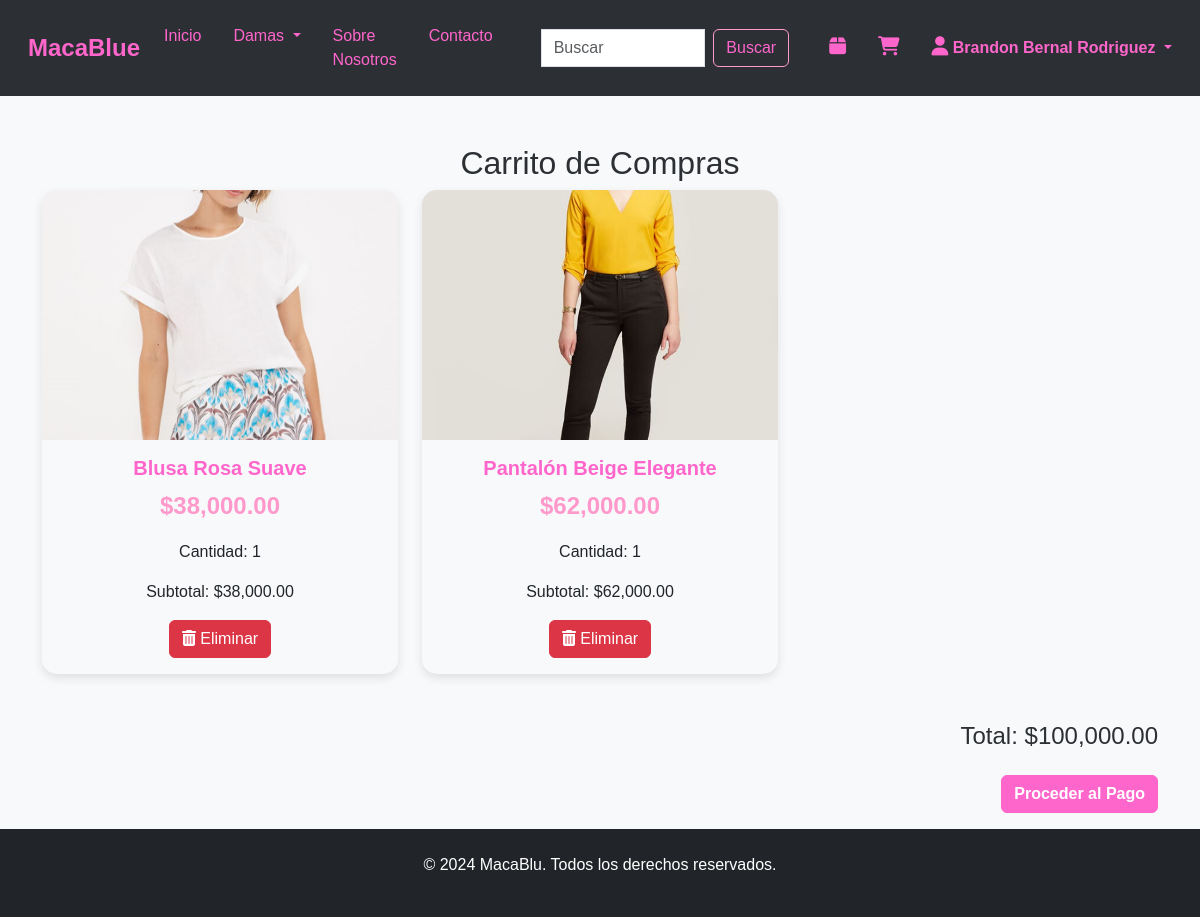
Page /Cliente/view/carrito.php (signed in) on the earlier database version.
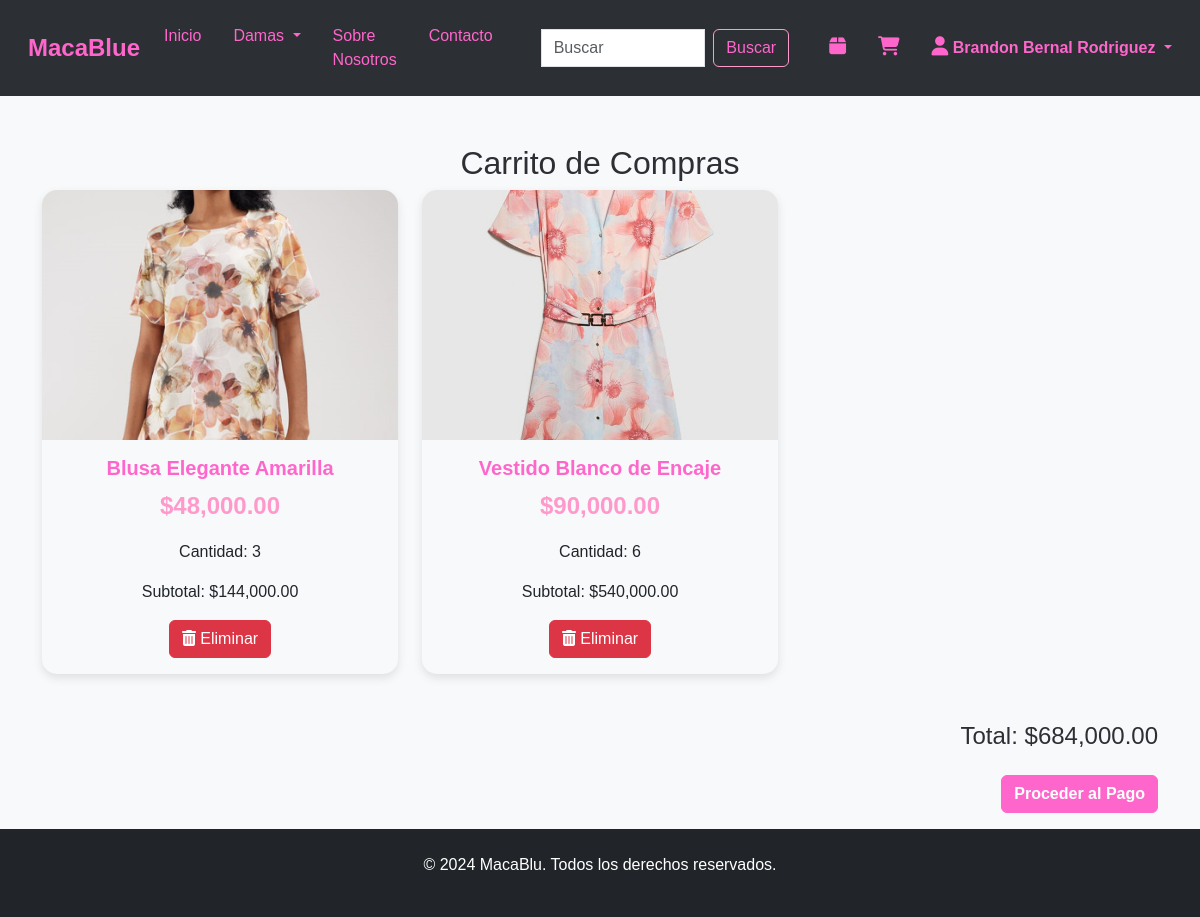
Same page on the later database version.
### tables this page shows
CREATE TABLE `carrito` (
  `carrito_id` int(11) NOT NULL,
  `usuario_id` int(11) NOT NULL,
  `producto_id` int(11) NOT NULL,
  `cantidad` int(11) NOT NULL DEFAULT 1,
  `fecha_agregado` datetime DEFAULT current_timestamp()
);

CREATE TABLE `productos` (
  `producto_id` int(11) NOT NULL,
  `nombreProducto` varchar(255) NOT NULL,
  `categoriaProducto` int(11) DEFAULT NULL,
  `subcategoriaProducto` varchar(255) DEFAULT NULL,
  `precioProducto` decimal(10,2) NOT NULL,
  `stockProducto` int(11) NOT NULL,
  `estadoProducto` enum('Disponible','No disponible') NOT NULL,
  `tallas` varchar(255) DEFAULT NULL,
  `colorProducto` varchar(50) DEFAULT NULL,
  `materialProducto` varchar(50) DEFAULT NULL,
  `descripcionProducto` text DEFAULT NULL,
  `fotosProducto` text DEFAULT NULL
);

### Cliente/Controllers/CategoriaController.php (called while the page is built)
<?php
require_once dirname(__DIR__) . '/config/conexion.php';
class CategoriaController {
    private $conn;
    public function __construct() {
        $conexion = new Conexion();
        $this->conn = $conexion->conectar();
    }
    public function obtenerCategorias() {
        $categorias = [];
        $sql = "SELECT nombreCategoria, subcategorias FROM categorias";
        $result = $this->conn->query($sql);
        if ($result && $result->num_rows > 0) {
            while ($row = $result->fetch_assoc()) {
                $categorias[] = [
                    'nombreCategoria' => $row['nombreCategoria'],
                    'subcategorias' => array_map('trim', explode(',', $row['subcategorias']))
                ];
            }
        }
        return $categorias;
    }
}

### Cliente/config/conexion.php (called while the page is built, shortened)
<?php
class Conexion {
    private $servername = "localhost";
    private $username = "root";
    private $password = "";
    private $dbname = "macablue";
    private static $conexion;
    public function conectar() {
        $this->conn = new mysqli($this->servername, $this->username, $this->password, $this->dbname);
        return $this->conn;
    }
    public static function obtenerConexion() {
        if (!isset(self::$conexion)) {
            $conexion = new self();
            self::$conexion = $conexion->conectar();
        }
        return self::$conexion;
    }
}

### Cliente/Models/CarritoModel.php (called while the page is built, shortened)
<?php
require_once dirname(__DIR__) . '/config/conexion.php';
class CarritoModel {
    private $db;
    public function __construct() {
        $this->db = Conexion::obtenerConexion();
    }
    public function getCartItems($userId) {
        try {
            $sql = "SELECT p.producto_id, p.nombreProducto, p.precioProducto, p.fotosProducto,
                           c.cantidad, c.carrito_id
                    FROM carrito c
                    JOIN productos p ON c.producto_id = p.producto_id
                    WHERE c.usuario_id = ?";
            $stmt = $this->db->prepare($sql);
            $stmt->bind_param("i", $userId);
            $stmt->execute();
            $result = $stmt->get_result();
            return $result->fetch_all(MYSQLI_ASSOC);
        } catch (mysqli_sql_exception $e) {
            error_log("Error en getCartItems: " . $e->getMessage());
            return [];
        }
    }
    public function calculateTotal($cartItems) {
        $total = 0;
        foreach ($cartItems as $item) {
            $total += $item['precioProducto'] * $item['cantidad'];
        }
        return $total;
    }
}
?>

### Cliente/view/carrito.php (the view, shortened to what this page needs)
<?php
require_once dirname(__DIR__) . '/config/conexion.php';
require_once dirname(__DIR__) . '/Models/CarritoModel.php';
require_once dirname(__DIR__) . '/Controllers/CarritoController.php';
$conexion = new Conexion();
$conn = $conexion->conectar();
$carritoModel = new CarritoModel($conn);
$userId = $_SESSION['cliente_id'];
$cartItems = $carritoModel->getCartItems($userId);
$total = $carritoModel->calculateTotal($cartItems);
$base_url = '/MacaBlue/cliente';
?>
<!DOCTYPE html>
<html lang="es">
<head>
    <link rel="stylesheet" href="https://cdnjs.cloudflare.com/ajax/libs/font-awesome/6.5.0/css/all.min.css">
    <link href="https://cdn.jsdelivr.net/npm/bootstrap@5.3.3/dist/css/bootstrap.min.css" rel="stylesheet">
    <link rel="stylesheet" href="<?php echo $base_url; ?>/assets/css/style.css">
    <link rel="stylesheet" href="<?php echo $base_url; ?>/assets/css/nav.css">
</head>
<body>
    <?php include 'nav.php'; ?>
    <div class="container mt-5">
        <h2 class="text-center">Carrito de Compras</h2>
        <div class="row">
            <?php
            if ($cartItems && count($cartItems) > 0) {
                foreach ($cartItems as $item) {
                    echo '<div class="col-md-4 mb-4">';
                    echo '<div class="card product-card">';
                    $foto = !empty($item['fotosProducto'])
                        ? '/MacaBlue/Admin/uploads/' . htmlspecialchars($item['fotosProducto'])
                        : '/MacaBlue/Admin/uploads/default.jpg';
                    echo '<img src="' . $foto . '" class="card-img-top product-img" alt="' . htmlspecialchars($item['nombreProducto']) . '">';
                    echo '<div class="card-body text-center">';
                    echo '<h5 class="card-title">' . htmlspecialchars($item['nombreProducto']) . '</h5>';
                    echo '<p class="price">$' . number_format($item['precioProducto'], 2) . '</p>';
                    echo '<p>Cantidad: ' . htmlspecialchars($item['cantidad']) . '</p>';
                    echo '<p>Subtotal: $' . number_format($item['precioProducto'] * $item['cantidad'], 2) . '</p>';
                    echo '<form action="../Controllers/CarritoController.php?action=eliminarItem" method="post" class="mt-2">';
                    echo '<button type="submit" class="btn btn-danger"><i class="fas fa-trash-alt"></i> Eliminar</button>';
                    echo '</form>';
                    echo '</div>';
                    echo '</div>';
                    echo '</div>';
                }
                echo '<div class="col-12 text-end mt-4">';
                echo '<h4>Total: $' . number_format($total, 2) . '</h4>';
                echo '<a href="pago.php" class="btn btn-primary mt-3 mb-3">Proceder al Pago</a>';
                echo '</div>';
            } else {
                echo '<p class="text-center">Tu carrito está vacío.</p>';
            }
            ?>
        </div>
    </div>
    <?php include 'footer.php'; ?>
</body>
</html>

### Cliente/Controllers/CarritoController.php (shortened to what this page needs)
<?php
$base_url = '/MacaBlue/cliente';
?>
<!DOCTYPE html>
<html lang="es">
<head>
    <link rel="stylesheet" href="https://cdnjs.cloudflare.com/ajax/libs/font-awesome/6.5.0/css/all.min.css">
    <link href="https://cdn.jsdelivr.net/npm/bootstrap@5.3.3/dist/css/bootstrap.min.css" rel="stylesheet">
    <link rel="stylesheet" href="<?php echo $base_url; ?>/assets/css/style.css">
    <link rel="stylesheet" href="<?php echo $base_url; ?>/assets/css/nav.css">
</head>
<?php
require_once dirname(__DIR__) . '/Models/CarritoModel.php';
require_once dirname(__DIR__) . '/config/conexion.php';
class CarritoController {
    private $carritoModel;
    public function __construct() {
        $this->db = Conexion::obtenerConexion();
        $this->carritoModel = new CarritoModel($this->db);
    }
    public function mostrarCarrito() {
        $userId = $_SESSION['cliente_id'];
        $cartItems = $this->carritoModel->getCartItems($userId);
        require_once dirname(__DIR__) . '/view/Carrito.php';
    }
    public function handleRequest() {
        if (isset($_GET['action'])) {
            $action = $_GET['action'];
            switch ($action) {
                case 'mostrarCarrito':
                    $this->mostrarCarrito();
                    break;
                case 'eliminarItem':
                    $this->eliminarItem();
                    break;
                case 'agregarProducto':
                    $this->agregarProducto();
                    break;
                case 'actualizarCantidad':
                    $this->actualizarCantidad();
                    break;
                case 'procesarPago':
                    $this->procesarPago();
                    break;
                default:
                    echo "<script>
                        document.addEventListener('DOMContentLoaded', function () {
                            Swal.fire({
                                icon: 'error',
                                title: 'Acción no válida',
                                text: 'La acción solicitada no es válida.',
                                confirmButtonText: 'Aceptar'
                            }).then(() => {
                                window.location.href = 'carrito.php';
                            });
                        });
                    </script>";
                    break;
            }
        } else {
            $this->mostrarCarrito();
        }
    }
}
$controller = new CarritoController();
$controller->handleRequest();

### Cliente/view/nav.php (shortened to what this page needs)
<?php
require_once dirname(__DIR__) . '/Controllers/CategoriaController.php';
$categoriaController = new CategoriaController();
$categorias = $categoriaController->obtenerCategorias();
$base_url = '/MacaBlue/cliente';
?>
<!DOCTYPE html>
<html lang="es">
<head>
    <link rel="stylesheet" href="https://cdnjs.cloudflare.com/ajax/libs/font-awesome/6.5.0/css/all.min.css">
    <link href="https://cdn.jsdelivr.net/npm/bootstrap@5.3.3/dist/css/bootstrap.min.css" rel="stylesheet">
    <link rel="stylesheet" href="<?php echo $base_url; ?>/assets/css/style.css">
    <link rel="stylesheet" href="<?php echo $base_url; ?>/assets/css/nav.css">
</head>
<body>
    <nav class="navbar navbar-expand-lg navbar-custom" style="background-color: var(--fondo-oscuro);">
        <div class="container-fluid">
            <a class="navbar-brand" href="/MacaBlue/Cliente/view/productos.php" style="color: var(--fucsia-claro); font-weight: bold;">MacaBlue</a>
            <div class="collapse navbar-collapse" id="navbarNav">
                <ul class="navbar-nav me-auto mb-2 mb-lg-0">
                    <li class="nav-item">
                        <a class="nav-link" href="/MacaBlue/Cliente/view/productos.php">Inicio</a>
                    </li>
                    <?php if (!empty($categorias)) : ?>
                        <?php foreach ($categorias as $categoria) : ?>
                            <li class="nav-item dropdown">
                                <a class="nav-link dropdown-toggle" href="#" id="dropdown<?php echo htmlspecialchars($categoria['nombreCategoria']); ?>" role="button" data-bs-toggle="dropdown" aria-expanded="false">
                                    <?php echo htmlspecialchars($categoria['nombreCategoria']); ?>
                                </a>
                            </li>
                        <?php endforeach; ?>
                    <?php else : ?>
                        <li><a class="nav-link" href="#">No hay categorías</a></li>
                    <?php endif; ?>
                    <li class="nav-item">
                        <a class="nav-link" href="/MacaBlue/Cliente/view/sobre_nosotros.php">Sobre Nosotros</a>
                    </li>
                    <li class="nav-item">
                        <a class="nav-link" href="/MacaBlue/Cliente/view/contacto.php">Contacto</a>
                    </li>
                </ul>
                <form class="d-flex mx-4" action="/MacaBlue/Cliente/view/buscar.php" method="get">
                    <input class="form-control me-2" type="search" placeholder="Buscar" aria-label="Buscar" name="query">
                    <button class="btn btn-outline-success" type="submit">Buscar</button>
                </form>
                <?php if (isset($_SESSION['cliente_id'])): ?>
                    <a class="nav-link me-3" href="/MacaBlue/Cliente/view/pedido.php" style="color: var(--fondo-claro);">
                        <i class="fa-solid fa-box"></i>
                    </a>
                <?php else: ?>
                    <a class="nav-link me-3" href="#" onclick="mostrarAlertaNoLogueado1()" style="color: var(--fondo-claro);">
                        <i class="fa-solid fa-box"></i>
                    </a>
                <?php endif; ?>
                <?php if (isset($_SESSION['cliente_id'])): ?>
                    <a class="nav-link me-3" href="/MacaBlue/Cliente/view/carrito.php" style="color: var(--fondo-claro);">
                        <i class="fas fa-shopping-cart"></i>
                    </a>
                <?php else: ?>
                    <a class="nav-link me-3" href="#" onclick="mostrarAlertaNoLogueado()" style="color: var(--fondo-claro);">
                        <i class="fas fa-shopping-cart"></i>
                    </a>
                <?php endif; ?>
                <?php if (isset($_SESSION['cliente_id'])) : ?>
                    <div class="nav-item dropdown">
                        <a class="nav-link dropdown-toggle" href="#" id="userDropdown" role="button" data-bs-toggle="dropdown" aria-expanded="false" style="color: var(--fucsia-claro); font-weight: bold;">
                            <i class="fas fa-user"></i> <?php echo htmlspecialchars($_SESSION['nombreUsuario']) . ' ' . htmlspecialchars($_SESSION['apellidoUsuario']); ?>
                        </a>
                    </div>
                <?php else : ?>
                    <a class="nav-link" href="/MacaBlue/cliente/view/ingreso.php" style="color: var(--fucsia-claro); font-weight: bold;">
                        <i class="fas fa-user"></i> Iniciar sesión
                    </a>
                <?php endif; ?>
            </div>
        </div>
    </nav>
</body>
</html>

### Cliente/view/footer.php
<link rel="stylesheet" href="/MacaBlue/Cliente/assets/css/style.css">
<footer class="bg-dark text-white text-center py-4">
    <div class="container">
        <p>&copy; 2024 MacaBlu. Todos los derechos reservados.</p>
    </div>
</footer>

### Cliente/assets/css/style.css (style rules this page uses)
:root { --fucsia-claro: #ff66cc; --fucsia-pastel: #ff99cc; --fondo-oscuro: #2c2f33; --fondo-claro: #f8f9fa; --fuente-bonita: 'Poppins', sans-serif; }
body { font-family: var(--fuente-bonita); background-color: var(--fondo-claro); color: var(--fondo-oscuro); }
.product-card { transition: transform 0.3s ease, box-shadow 0.3s ease; cursor: pointer; border: none; overflow: hidden; border-radius: 15px; box-shadow: 0 4px 10px rgba(0, 0, 0, 0.1); background-color: var(--fondo-claro); }
.product-img { height: 250px; width: 100%; object-fit: cover; }
.price { font-size: 1.5em; color: var(--fucsia-pastel); font-weight: bold; }
.card-title { color: var(--fucsia-claro); font-weight: bold; }
.btn-primary { background-color: var(--fucsia-claro) !important; border-color: var(--fucsia-claro) !important; font-weight: bold; color: white !important; outline: none !important; box-shadow: none !important; }

### Cliente/assets/css/nav.css (style rules this page uses)
.navbar-custom { background-color: var(--fondo-oscuro); padding: 1rem; }
.navbar-custom .navbar-brand { color: var(--fucsia-claro); font-size: 1.5rem; font-weight: bold; }
.navbar-custom .navbar-nav .nav-link { color: var(--fucsia-claro); margin-right: 1rem; transition: color 0.3s ease; }
.navbar-custom .form-control { border-radius: 0; }
.navbar-custom .btn-outline-success { color: var(--fucsia-claro); border-color: var(--fucsia-pastel); }
.navbar-custom .nav-link i { color: var(--fucsia-claro); font-size: 1.2rem; margin-left: 1rem; transition: color 0.3s ease; }

Differences in the rows shown:
removed carrito: producto.fotosProducto (picture), producto.nombreProducto "Blusa Rosa Suave", producto.precioProducto "38,000.00", cantidad "1", $item['precioProducto'] * $item['cantidad'] "38,000.00"
removed carrito: producto.fotosProducto (picture), producto.nombreProducto "Pantalón Beige Elegante", producto.precioProducto "62,000.00", cantidad "1", $item['precioProducto'] * $item['cantidad'] "62,000.00"
added carrito: producto.fotosProducto (picture), producto.nombreProducto "Blusa Elegante Amarilla", producto.precioProducto "48,000.00", cantidad "3", $item['precioProducto'] * $item['cantidad'] "144,000.00"
added carrito: producto.fotosProducto (picture), producto.nombreProducto "Vestido Blanco de Encaje", producto.precioProducto "90,000.00", cantidad "6", $item['precioProducto'] * $item['cantidad'] "540,000.00"
Other differences:
$total: "100,000.00" → "684,000.00"
